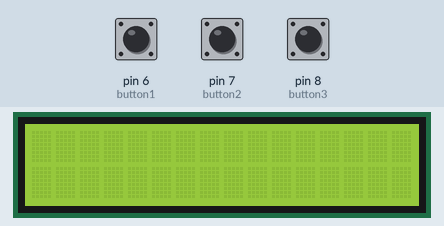
This sketch was run on a simulated Arduino Uno, built with avr-gcc and run on an emulated ATmega328P. Parts: 16×2 character LCD. Inputs (shaded band) come from the test bench; at power-on: pin 6 (button1) HIGH, pin 7 (button2) HIGH, pin 8 (button3) HIGH.

Above: at 1.2 s.
1.3 s: pin 6 (button1) pulled LOW for 1 s
At 2.8 s:
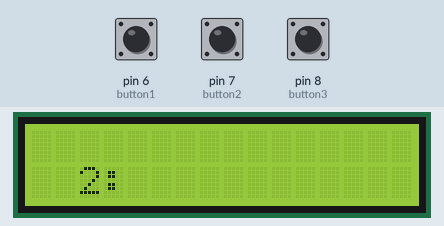
3.8 s: pin 7 (button2) pulled LOW for 1 s
At 5.9 s:
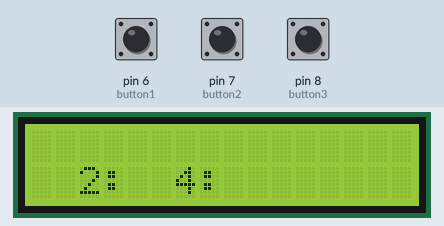
6.3 s: pin 8 (button3) pulled LOW for 3.2 s
At 9.8 s:
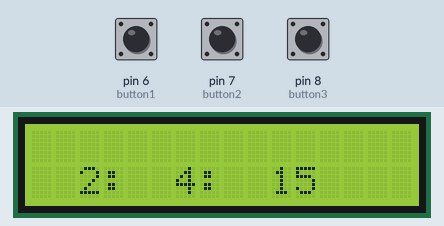
11.0 s: pin 6 (button1) pulled LOW for 0.15 s
At 12.0 s:
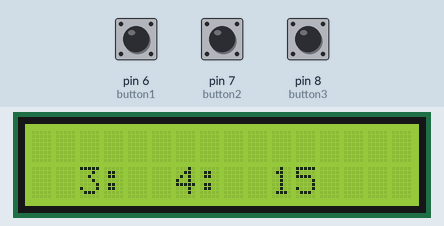
12.6 s: pin 7 (button2) pulled LOW for 0.15 s
At 13.2 s:
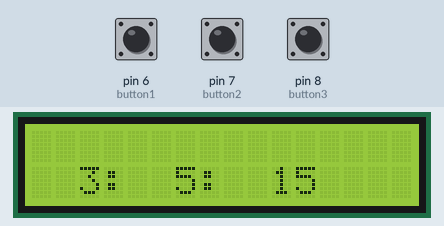
14.2 s: pin 8 (button3) pulled LOW for 0.15 s
At 15.6 s:
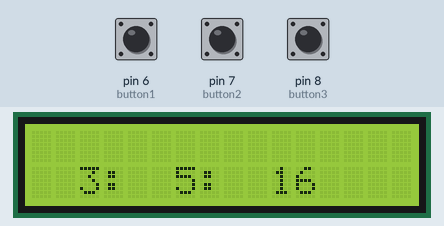
Timing chart, 0 to 16.8 s (numbered marks = the images above; inputs shaded):
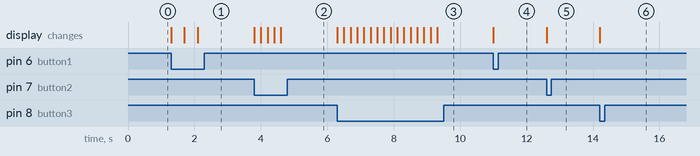

The sketch:

code.ino
```cpp
#include <LiquidCrystal.h>

int count1 ;
int count2 ;
int count3 ;

int press1;
int press2;
int press3;

int button1 = 6;
int button2 = 7;
int button3 = 8;

int buttonState1 = 0;
int buttonState2 = 0;
int buttonState3 = 0;

int lastButtonState = 1;

// initialize the library with the numbers of the interface pins
LiquidCrystal lcd(12, 11, 5, 4, 3, 2);

void setup() {

  Serial.begin(9600);


  lcd.begin(16, 2);
  //lcd.print("hello, world!");
  //lcd.clear();
  	lcd.setCursor(0, 0);


  pinMode(button1, INPUT_PULLUP);
  pinMode(button2, INPUT_PULLUP);
  pinMode(button3, INPUT_PULLUP);

}


void loop() {

  buttonState1 = digitalRead(button1);
  buttonState2 = digitalRead(button2);
  buttonState3 = digitalRead(button3);


  if (buttonState1 == LOW && lastButtonState == HIGH )
   {


   press1 = count1++;
   lastButtonState == LOW;
   //lcd.clear();
   lcd.setCursor(2, 1);
   lcd.print(press1);
    lcd.print(":");
   delay(400);
    if(count1 == 24){
      count1 = 0;
   }

  }

 // else{
    //lcd.clear();
  //}

  if (buttonState2 == LOW && lastButtonState == HIGH )
  {
    press2 = count2++;
   lastButtonState == LOW;
   //lcd.clear();
   lcd.setCursor(6, 1);
   lcd.print(press2);
    lcd.print(":");
   delay(200);

    if(count2 == 60){
      count2 = 00;
   }


   }
  press1 = press1+1;
  //else{
    //lcd.clear();
  //}

  if (buttonState3 == LOW && lastButtonState == HIGH )
  {
    press3 = count3++;
   lastButtonState == LOW;
   //lcd.clear();
   lcd.setCursor(10,1);
   lcd.print(press3);
    lcd.print(" ");
   delay(200);

    if(count3 == 60){
      count3 = 000;
      //lcd.clear();
   }

    //lcd.print(":");
   }
  press2 = press2+1;
 // else{
 //   lcd.clear();
  //}


}
```

Measured:
- after the input at 1.3 s, the display: first changes at once (image 1 shows a later state)
- after the input at 3.8 s, the display: first changes at once (image 2 shows a later state)
- after the input at 6.3 s, the display: first changes at once (image 3 shows a later state)
- after the input at 11.0 s, the display: changes at once (image 4)
- after the input at 12.6 s, the display: changes at once (image 5)
- after the input at 14.2 s, the display: changes at once (image 6)
